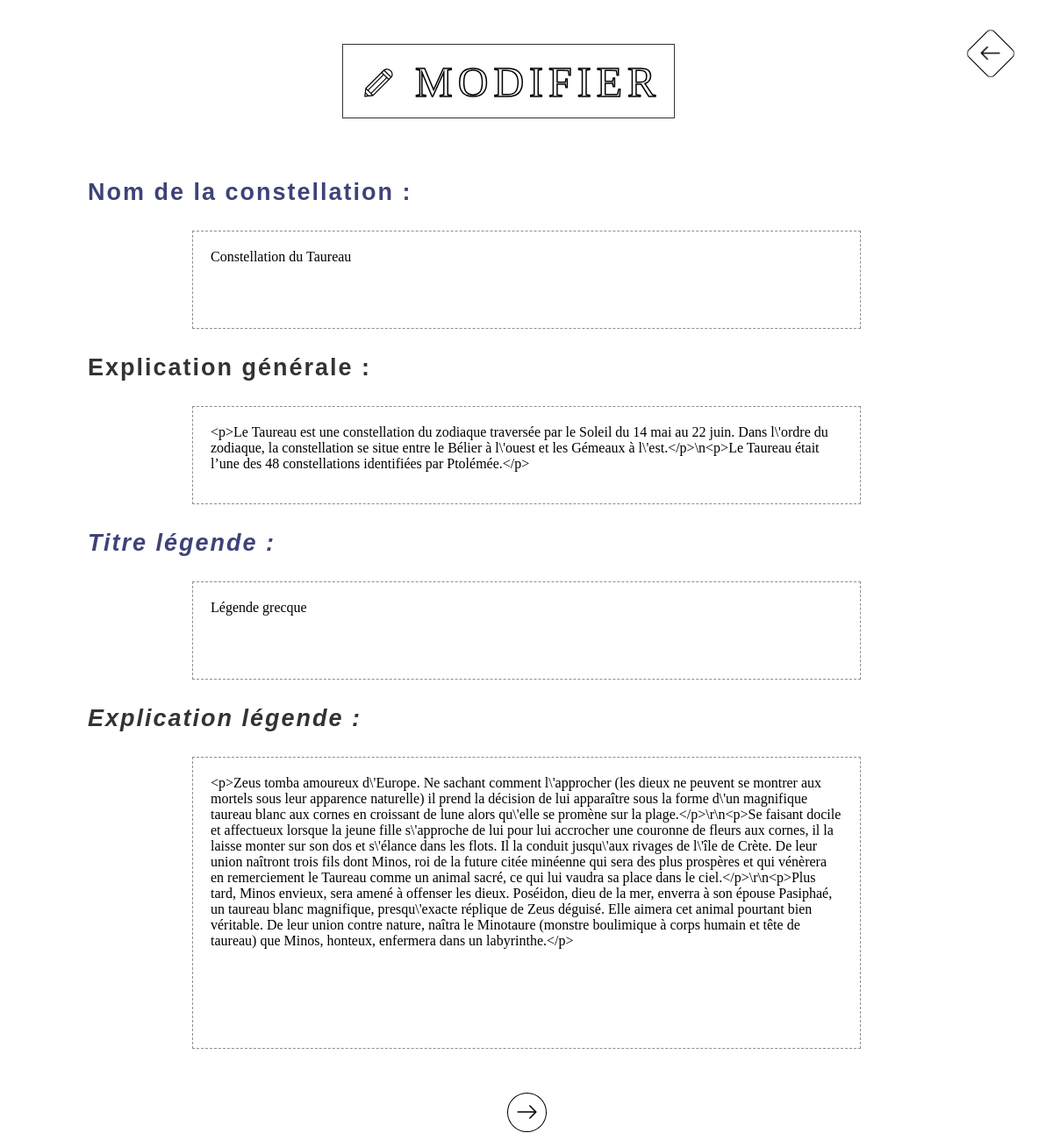
The page /back_office/modif.php?constellation=taurus&culture=grec (signed in) on the database its author committed.
### tables this page shows
CREATE TABLE `carousel` (
  `id_carousel` int(11) NOT NULL,
  `nom_svg` varchar(50) NOT NULL
);

CREATE TABLE `carousel_trad` (
  `id_carousel_trad` int(11) NOT NULL,
  `langue` enum('fr','en') NOT NULL,
  `titre_constellation` varchar(45) NOT NULL,
  `titre_exp_constellation` varchar(45) NOT NULL,
  `contenu_explication` varchar(8000) NOT NULL,
  `trad_carousel` int(11) NOT NULL
);

CREATE TABLE `culture_grec_trad` (
  `id_culture_grec_trad` int(11) NOT NULL,
  `langue` enum('fr','en') NOT NULL,
  `titre_legende_grec` varchar(150) NOT NULL,
  `contenu_legende_grec` varchar(8000) NOT NULL,
  `trad_culture_grec` int(11) NOT NULL
);

### assets/BDD.php (called while the page is built, shortened)
<?php
	class BDD {
		private $connexion;
		private $requete_en_cours;
	    function __construct($base = "PT2015-2016_wielonsky", $serveur = "localhost", $user = "root", $mdp = "root") {
			$this->base = $base;
			$this->serveur = $serveur;
			$this->user = $user;
			$this->mdp = $mdp;
			$this->connexion = mysqli_connect($serveur, $user, $mdp);
			$base_en_cours = mysqli_select_db($this->connexion, $base);
			$this->requete_en_cours = false;
		}
		function requete($sql) {
			$this->requete_en_cours = mysqli_query($this->connexion, $sql);
			return $this->requete_en_cours;
		}
		function retourne_ligne() {
			if($this->requete_en_cours === false) {
				echo "<div class='info'><h3>Il n'y a pas de requête en cours !</h3></div>";
				$ligne_en_cours = false;
			} else {
				$ligne_en_cours = mysqli_fetch_assoc($this->requete_en_cours);
			}
			return $ligne_en_cours;
		}
		function retourne_tableau() {
			$tableau_ligne = array();
			while($nouvelle_ligne=$this->retourne_ligne()) {
				$tableau_ligne[] = $nouvelle_ligne;
			}
			return $tableau_ligne;
		}
		function secure_donnee($donnee) {
			$donnee=mysqli_real_escape_string($this->connexion,$donnee);
			$donnee=htmlentities($donnee,ENT_QUOTES,"UTF-8", false);
			return $donnee;
		}
}
?>

### back_office/modif.php (the view, shortened to what this page needs)
<?php
	include "header.php";
?>
	<link rel='stylesheet' href='style/modif.css'>
	</head>
	<body class="animate-in">
<?php
	$constellation = $_GET['constellation'];
	$culture = $_GET['culture'];
	$table = 'carousel';
?>
	<div class="retour">
		<a href="signe.php?constellation=<?php echo $constellation; ?>&amp;culture=<?php echo $culture; ?>"aria-label="Precedent">
		<?php
			$svg = simplexml_load_file("svg/retour.svg");
			echo $svg->asXML();
		?>
		</a>
	</div>
	<div class="title-modif">
		<?php
			$svg = simplexml_load_file("svg/modif.svg");
			echo $svg->asXML();
		?>
		<svg width="280px" height="49.5px" viewBox="0 0 280 49.5" xml:space="preserve">
			<text transform="matrix(1 0 0 1 5.1123 40.75)" fill="none" stroke="#000000" stroke-width="1.5" stroke-miterlimit="10" font-family='Baron_Neue' font-size="48">MODIFIER</text>
		</svg>
	</div>
	<form action='confirm_modif.php?constellation=<?php echo $constellation; ?>&amp;culture=<?php echo $culture; ?>' method="POST">
<?php
	$sql = "SELECT * FROM `$table`
	INNER JOIN `carousel_trad` ON `id_carousel` = `trad_carousel`
	INNER JOIN `culture_$culture` ON `id_carousel` = `".$culture."_carousel`
	INNER JOIN `culture_".$culture."_trad` ON `id_culture_$culture` = `trad_culture_$culture`
	WHERE `carousel_trad`.`langue` = '$langue_bg' AND `culture_".$culture."_trad`.`langue` = '$langue_bg'
	AND `nom_svg` = '$constellation' ";
	$reponse = $connexion->requete($sql);
	$tableau = $connexion->retourne_tableau();
	echo "<div class='modifier-content'>";
	foreach ($tableau as $champ => $value) {
		echo "<h2 class='title-main'>Nom de la constellation : </h2>
				<textarea name='titre_exp_constellation'>".$connexion->secure_donnee($value['titre_exp_constellation'])."</textarea>";
		echo "<h2 class='content-main'>Explication générale : </h2>
				<textarea name='contenu_explication'>".$connexion->secure_donnee($value['contenu_explication'])."</textarea>";
		echo "<h2 class='title-legend'>Titre légende : </h2>
				<textarea name='titre_legende_$culture'>".$connexion->secure_donnee($value['titre_legende_'.$culture.''])."</textarea>";
		echo "<h2 class='content-legend'>Explication légende : </h2>
				<textarea name='contenu_legende_$culture'>".$connexion->secure_donnee($value['contenu_legende_'.$culture.''])."</textarea>";
	}
	echo "</div>";
?>
	<div class="submit">
		<input type="submit" value="" aria-label="Envoyer"/>
		<?php
			$svg = simplexml_load_file("svg/retour.svg");
			echo $svg->asXML();
		?>
	</div>
	</form>
<?php include "footer.php" ?>

### style/general.css (style rules this page uses)
html { width: 100%; height: 100%; }
body { font-family: Avenir, Arial, sans-serif; width: inherit; height: inherit; }
.animate-in { -webkit-animation: fadein 1s ease-in; animation: fadein 1s ease-in; }
input, textarea { outline: none; }
textarea { resize:none; }

### back_office/style/modif.css (style rules this page uses)
.retour { position: fixed; top: 40px; right: 50px; z-index: 5; width: 40px; height: 40px; border: 1.5px solid black; border-radius: 15%; transform: rotate(45deg); transition: border-radius .5s ease; }
.retour svg { width: 25px; transform: rotate(-45deg); position: absolute; top: 0; left: 7px; }
.title-modif { position: relative; display: inline-flex; align-items: center; left: calc(50% - 210px); text-align: center; padding: 18px 20px 15px 20px; border: 1px double #333; letter-spacing: 6px; margin: 50px 0; }
.title-modif svg:nth-of-type(1) { padding-right: 17px; }
.title-main, .content-main, .title-legend, .content-legend { font-size: 27px; font-weight: bolder; padding: 20px 0; margin-left: 100px; letter-spacing: 2px; line-height: 28px; color: #3d4378; }
.content-main, .content-legend { color: #333333; }
.title-legend, .content-legend { font-style: italic; }
.modifier-content textarea { font-family: Avenir; margin: 10px auto; width: 60%; display: block; resize: none; padding: 20px; font-size: 100%; min-height: 70px; border: 1px dashed #8d8e8e; }
.submit { position: relative; display: block; text-align: center; margin: 50px 0; }
.submit input { cursor: pointer; width: 45px; height: 45px; border-radius: 50%; border: 1.5px solid black; transform: rotate(45deg); transition: border-radius .5s ease; background-color: transparent; }
.submit svg { position: absolute; z-index: -5; width: 25px; transform: rotate(180deg); top: 2px; left: calc(50% - 12.5px); }

### rows shown on the page
carousel: titre_exp_constellation "Constellation du Taureau", contenu_explication "<p>Le Taureau est une constellation du zodiaque traversée par le Soleil du 14 mai au 22 juin. Dans l\\'ordre du zodiaque, la constellation se situe entre le Bélier à l\\'ouest et les Gémeaux à l\\'est.</p>\\n<p>Le Taureau était l’une des 48 constellations identifiées par Ptolémée.</p>", titre_legende_grec "Légende grecque", contenu_legende_grec "<p>Zeus tomba amoureux d\\'Europe. Ne sachant comment l\\'approcher (les dieux ne peuvent se montrer aux mortels sous leur apparence naturelle) il prend la décision de lui apparaître sous la forme d\\'un magnifique taureau blanc aux cornes en croissant de lune alors qu\\'elle se promène sur la plage.</p>\\r\\n<p>Se faisant docile et affectueux lorsque la jeune fille s\\'approche de lui pour lui accrocher une couronne de fleurs aux cornes, il la laisse monter sur son dos et s\\'élance dans les flots. Il la conduit jusqu\\'aux rivages de l\\'île de Crète. De leur union naîtront trois fils dont Minos, roi de la future citée minéenne qui sera des plus prospères et qui vénèrera en remerciement le Taureau…"
